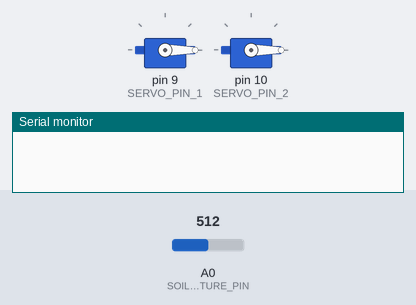
The sketch below on a simulated Arduino Uno, built with avr-gcc and run on an emulated ATmega328P. On the bench: 2 × servo, the last lines printed to the serial monitor. Inputs (shaded band) come from the test bench; at power-on: A0 (SOIL_MOISTURE_PIN) = 512.

Above: at 0.1 s.
At 1.1 s:
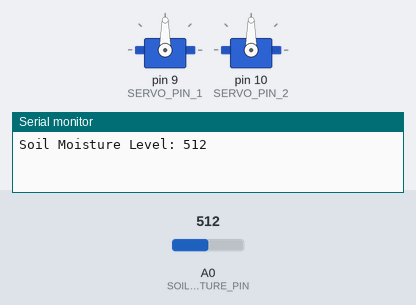
Timing chart, 0 to 2.6 s (numbered marks = the images above):
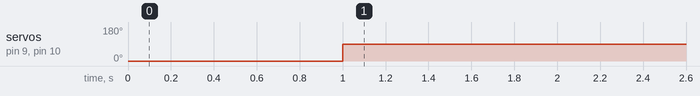

Measured:
- by itself, servo on pin 9 (SERVO_PIN_1), servo on pin 10 (SERVO_PIN_2): 0° → 90° at 1.0 s

The sketch:

SNART_BRIDGEsketch_mar13a.ino
```cpp
#include <Servo.h>

#define SOIL_MOISTURE_PIN A0
#define SERVO_PIN_1 9
#define SERVO_PIN_2 10

Servo servo1;
Servo servo2;

int moistureLevel;
int initialPosition = 0; // Initial position for servos (bridge up)

void setup() {
  Serial.begin(9600);
  pinMode(SOIL_MOISTURE_PIN, INPUT);
  servo1.attach(SERVO_PIN_1);
  servo2.attach(SERVO_PIN_2);

  // Set initial position of servos to 90 degrees (bridge up)
  servo1.write(initialPosition);
  servo2.write(initialPosition);
  delay(1000);
}

void loop() {
  moistureLevel = analogRead(SOIL_MOISTURE_PIN);
  Serial.print("Soil Moisture Level: ");
  Serial.println(moistureLevel);

  if (moistureLevel > 500) { // Adjust threshold as needed
    moveBridgeDown();
  } else if (moistureLevel < 500 && (servo1.read() != initialPosition || servo2.read() != initialPosition)) {
    // Move bridge back to initial position if moisture level goes below threshold and servos are not already at initial position
    moveBridgeUp();
  }

  delay(500);
}

void moveBridgeDown() {
  // Move the bridge down by setting servo positions to 0 degrees
  servo1.write(90);  // Adjust angle for servo 1 if needed
  servo2.write(90);  // Adjust angle for servo 2 if needed
  delay(1000);       // Delay for bridge movement (adjust as needed)
}

void moveBridgeUp() {
  // Move the bridge back to initial position
  servo1.write(initialPosition);
  servo2.write(initialPosition);
  delay(1000);       // Delay for bridge movement (adjust as needed)
}
```
